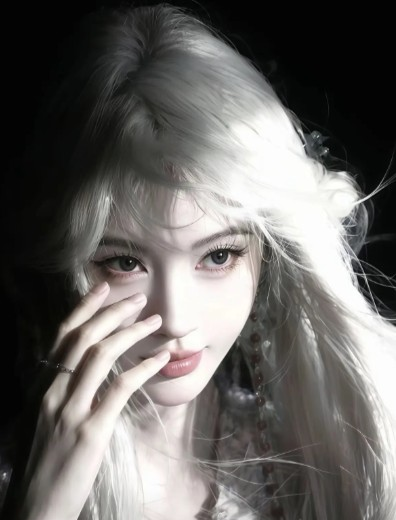
#> input picture beauty.jpg, 396 x 520 px
$ python -i 4_3.py   (imports and definitions only)   (older library calls are emulated)
#> lines starting #> are read from the running program, lines starting #| are printed output that depends on the picture
import cv2
import numpy as np
import matplotlib.pyplot as plt
import os
# [1 line not run here, left out]

# ===================== 工具函数 =====================
def generate_checkboard(size=256, block_size=8):
#> called with size = 256, block_size = 16
    img = np.zeros((size, size), dtype=np.uint8)
    for i in range(size):
        for j in range(size):
            if (i // block_size + j // block_size) % 2 == 0:
                img[i, j] = 255
    return img

def generate_chirp(size=256):
    x = np.linspace(-1, 1, size)
    y = np.linspace(-1, 1, size)
    X, Y = np.meshgrid(x, y)
    R = np.sqrt(X**2 + Y**2)
    chirp = np.sin(np.pi * R * size / 2)
    chirp = ((chirp - chirp.min()) / (chirp.max() - chirp.min()) * 255).astype(np.uint8)
    return chirp

def downsample(img, M=4):
    return img[::M, ::M]

def gaussian_blur(img, sigma):
    ksize = int(6 * sigma + 1)
    if ksize % 2 == 0:
        ksize += 1
    return cv2.GaussianBlur(img, (ksize, ksize), sigma)

# 计算梯度（判断细节多少）
def compute_gradient(img):
    grad_x = cv2.Sobel(img, cv2.CV_64F, 1, 0, ksize=3)
    grad_y = cv2.Sobel(img, cv2.CV_64F, 0, 1, ksize=3)
    grad = np.sqrt(grad_x**2 + grad_y**2)
    grad = cv2.normalize(grad, None, 0, 255, cv2.NORM_MINMAX, dtype=cv2.CV_8U)
    return grad

# ===================== 主流程 =====================
M = 4
img = generate_checkboard(256, 16)  # 你也可以换成 chirp 或自己的图
# img = generate_chirp(256)

# 1. 计算梯度
grad = compute_gradient(img)

# 2. 分区域：高梯度 / 低梯度
high_grad = grad > 60    # 细节多 → 小 σ
low_grad = grad <= 60    # 细节少 → 大 σ

# 3. 自适应 σ
sigma_small = 1.0   # 细节区
sigma_large = 3.0   # 背景区

# 4. 分别滤波
blur_small = gaussian_blur(img, sigma_small)
blur_large = gaussian_blur(img, sigma_large)

# 5. 融合自适应滤波图
blur_adaptive = np.zeros_like(img, dtype=np.uint8)
blur_adaptive[high_grad] = blur_small[high_grad]
blur_adaptive[low_grad] = blur_large[low_grad]

# 6. 统一滤波（对比用）
blur_uniform = gaussian_blur(img, 1.8)

# 7. 下采样
down_adaptive = downsample(blur_adaptive, M)
down_uniform = downsample(blur_uniform, M)

# 8. 误差图
error = cv2.absdiff(down_adaptive, down_uniform)

# ===================== 显示 =====================
# [35 lines not run here, left out]

>>> import cv2
>>> picture = cv2.imread('beauty.jpg')
#> picture is the input picture: shape (520, 396, 3); mean B, G, R 100.4, 102.7, 105.1
>>> result = compute_gradient(picture)
#> in compute_gradient (call 2), `grad_x = cv2.Sobel(img, cv2.CV_64F, 1, 0, ksize=3)`:
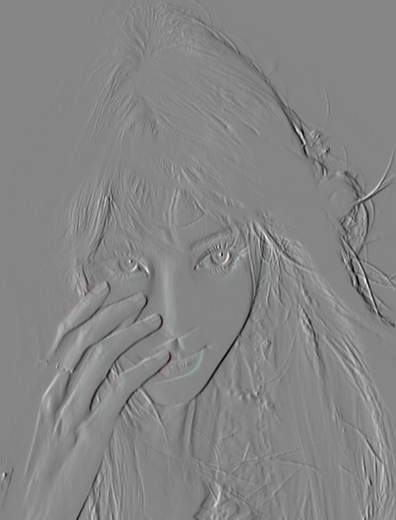
#> grad_x: shape (520, 396, 3) float64; mean B, G, R 1.8, 1.8, 1.8; drawn with min black and max white
#> in compute_gradient (call 2), `grad_y = cv2.Sobel(img, cv2.CV_64F, 0, 1, ksize=3)`:
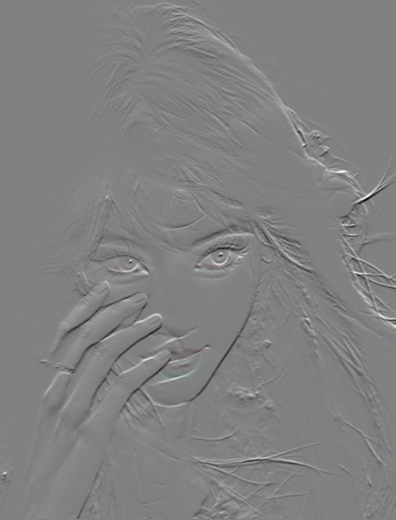
#> grad_y: shape (520, 396, 3) float64; mean B, G, R 1.9, 2, 2; drawn with min black and max white
#> in compute_gradient (call 2), `grad = np.sqrt(grad_x**2 + grad_y**2)`:
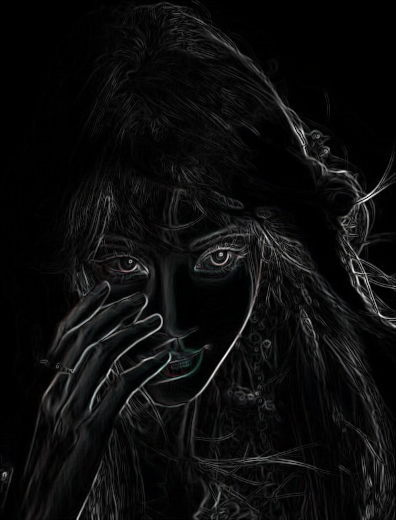
#> grad: shape (520, 396, 3) float64; mean B, G, R 41, 40.8, 40.3; drawn with min black and max white
